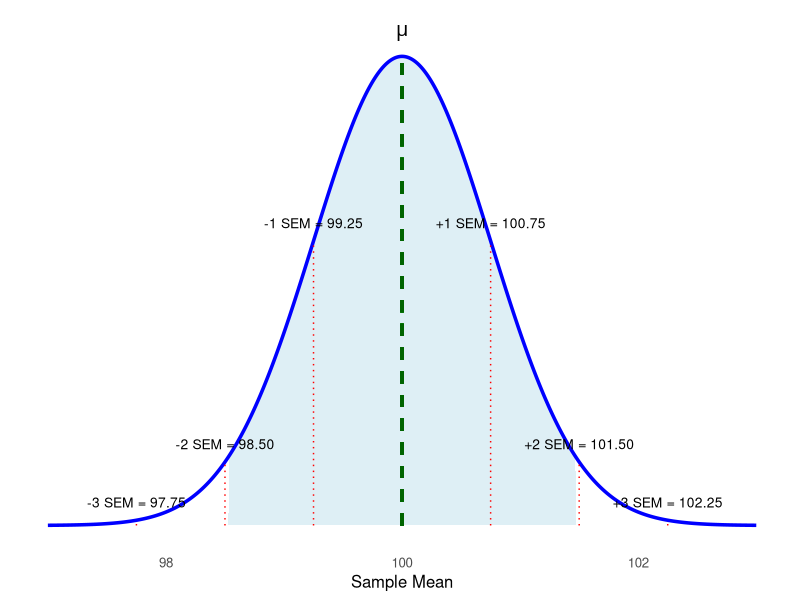
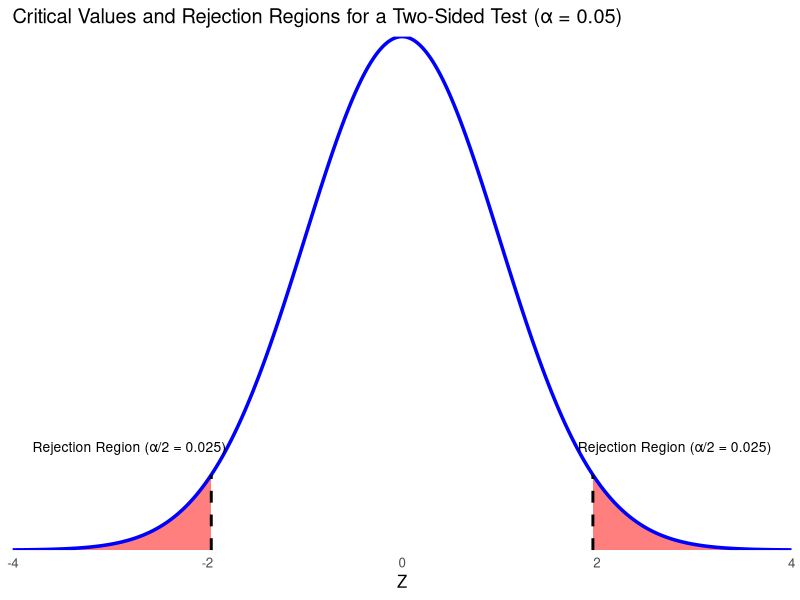
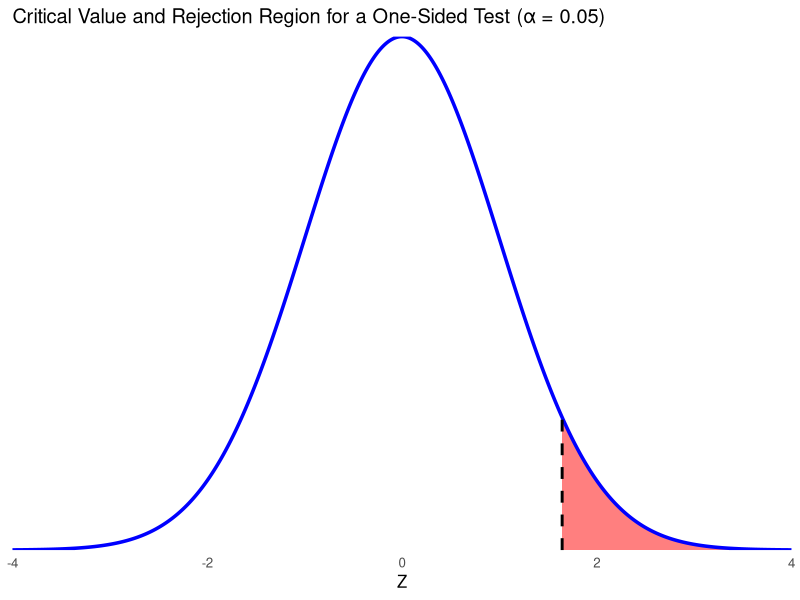
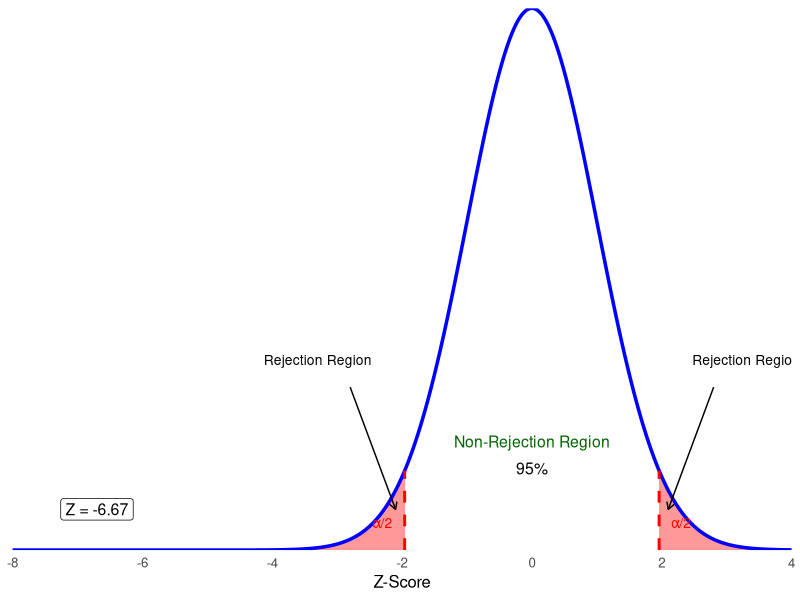

Here is the R script that generated these plots, in order:
## ---- chunk 1
#| label: fig-sampling-dist
#| fig-cap: "Sampling distribution of the sample mean."
#| fig-width: 8
#| fig-height: 5
#| fig-align: center
#| warning: false
#| message: false
#| echo: false

library(ggplot2)

# Parameters
mu <- 100
se <- 0.75

# Generate curve
x <- seq(mu - 4*se, mu + 4*se, length.out = 1000)
y <- dnorm(x, mean = mu, sd = se)
df <- data.frame(x = x, y = y)

# 95% bounds
lower <- mu - 1.96*se
upper <- mu + 1.96*se

# SEM positions
sem_vals <- mu + c(-3,-2,-1,1,2,3)*se
sem_heights <- dnorm(sem_vals, mean = mu, sd = se)

# Create plot
ggplot(df, aes(x, y)) +
  
  # Shaded 95% region
  geom_area(
    data = subset(df, x >= lower & x <= upper),
    fill = "lightblue",
    alpha = 0.4
  ) +
  
  # Normal curve
  geom_line(color = "blue", linewidth = 1.2) +
  
  # Mean line
  geom_segment(
    aes(x = mu, xend = mu, y = 0, yend = max(y)),
    linetype = "dashed",
    color = "darkgreen",
    linewidth = 1
    ) +
  
  # ±1,2,3 SEM lines
  

# Draw vertical segments that stop at curve
    geom_segment(
    data = data.frame(x = sem_vals, y = sem_heights),
    aes(x = x, xend = x, y = 0, yend = y),
    linetype = "dotted",
    color = "red"
    ) +
  
  # Mean label
  annotate("text",
           x = mu,
           y = max(y)*1.05,
           label = expression(mu),
           size = 5) +
  
  # SEM value labels
  annotate("text",
           x = sem_vals,
           y = dnorm(sem_vals, mu, se) + 0.02,
           label = c("-3 SEM = 97.75",
                     "-2 SEM = 98.50",
                     "-1 SEM = 99.25",
                     "+1 SEM = 100.75",
                     "+2 SEM = 101.50",
                     "+3 SEM = 102.25"),
           size = 3.5) +
  
  labs(x = "Sample Mean", y = NULL) +
  
  theme_minimal(base_size = 12) +
  theme(
    panel.grid = element_blank(),
    axis.text.y = element_blank(),
    axis.ticks.y = element_blank()
  )
## ---- chunk 2
#| label: fig-two-sided-test
#| fig-cap: "Critical Values and Rejection Regions for a Two-Sided Test (α = 0.05)."
#| fig-width: 9
#| fig-height: 5
#| fig-align: center
#| warning: false
#| message: false
#| echo: false

library(ggplot2)

# Standard normal curve
x <- seq(-4, 4, length.out = 1000)
y <- dnorm(x)

df <- data.frame(x = x, y = y)

# Critical values
crit <- 1.96

ggplot(df, aes(x, y)) +
  
  # Left rejection region
  geom_area(
    data = subset(df, x <= -crit),
    fill = "red",
    alpha = 0.5
  ) +
  
  # Right rejection region
  geom_area(
    data = subset(df, x >= crit),
    fill = "red",
    alpha = 0.5
  ) +
  
  # Normal curve
  geom_line(color = "blue", linewidth = 1.2) +
  
  # Critical value lines (clipped to curve)
  geom_segment(
    data = data.frame(x = c(-crit, crit)),
    aes(x = x, xend = x,
        y = 0,
        yend = dnorm(x)),
    linetype = "dashed",
    linewidth = 1,
    inherit.aes = FALSE
  ) +
  
  # Text annotations
  annotate("text",
           x = -2.8,
           y = 0.08,
           label = "Rejection Region (α/2 = 0.025)",
           size = 3.5) +
  
  annotate("text",
           x = 2.8,
           y = 0.08,
           label = "Rejection Region (α/2 = 0.025)",
           size = 3.5) +
  
  labs(title = "Critical Values and Rejection Regions for a Two-Sided Test (α = 0.05)",
       x = "Z",
       y = NULL) +

  scale_y_continuous(expand = c(0, 0)) +
  scale_x_continuous(expand = c(0, 0)) +
  
  theme_minimal(base_size = 12) +
  theme(
    panel.grid = element_blank(),
    axis.text.y = element_blank(),
    axis.ticks.y = element_blank()
  )
## ---- chunk 3
#| label: fig-one-sided-test
#| fig-cap: "Critical Value and Rejection Region for a One-Sided Test (α = 0.05)."
#| fig-width: 9
#| fig-height: 5
#| fig-align: center
#| warning: false
#| message: false
#| echo: false

library(ggplot2)

# Standard normal
x <- seq(-4, 4, length.out = 1000)
y <- dnorm(x)
df <- data.frame(x = x, y = y)

crit <- 1.645

ggplot(df, aes(x, y)) +
  
  # Shaded rejection region
  geom_area(
    data = subset(df, x >= crit),
    fill = "red",
    alpha = 0.5
  ) +
  
  # Normal curve
  geom_line(color = "blue", linewidth = 1.2) +
  
  # Critical value line (clipped to curve)
  geom_segment(
    data = data.frame(x = crit),
    aes(x = x, xend = x,
        y = 0,
        yend = dnorm(x)),
    linetype = "dashed",
    linewidth = 1,
    inherit.aes = FALSE
  ) +
  
  labs(title = "Critical Value and Rejection Region for a One-Sided Test (α = 0.05)",
       x = "Z",
       y = NULL) +
  
  scale_y_continuous(expand = c(0, 0)) +
  scale_x_continuous(expand = c(0, 0)) +
  
  theme_minimal(base_size = 12) +
  theme(
    panel.grid = element_blank(),
    axis.text.y = element_blank(),
    axis.ticks.y = element_blank()
  )
## ---- chunk 4
#| label: fig-two-sided-z-visual
#| fig-cap: "Two-Sided Z-Test with Rejection and Non-Rejection Regions (α = 0.05)."
#| fig-width: 9
#| fig-height: 5
#| fig-align: center
#| warning: false
#| message: false
#| echo: false

library(ggplot2)

# Standard normal curve
x <- seq(-8, 4, length.out = 2000)
y <- dnorm(x)
df <- data.frame(x = x, y = y)

crit <- 1.96
z_val <- -6.67

ggplot(df, aes(x, y)) +
  
  # Shaded rejection regions
  geom_area(
    data = subset(df, x <= -crit),
    fill = "red",
    alpha = 0.4
  ) +
  geom_area(
    data = subset(df, x >= crit),
    fill = "red",
    alpha = 0.4
  ) +
  
  # Normal curve
  geom_line(color = "blue", linewidth = 1.2) +
  
  # Critical value lines (clipped to curve)
  geom_segment(
    data = data.frame(x = c(-crit, crit)),
    aes(x = x, xend = x,
        y = 0,
        yend = dnorm(x)),
    linetype = "dashed",
    color = "red",
    linewidth = 1,
    inherit.aes = FALSE
  ) +
  
  # Rejection region arrows
  annotate("segment",
           x = -2.8, y = 0.12,
           xend = -2.1, yend = 0.03,
           arrow = arrow(length = unit(0.2,"cm"))) +
  
  annotate("segment",
           x = 2.8, y = 0.12,
           xend = 2.1, yend = 0.03,
           arrow = arrow(length = unit(0.2,"cm"))) +
  
  annotate("text",
           x = -3.3, y = 0.14,
           label = "Rejection Region",
           size = 3.5) +
  
  annotate("text",
           x = 3.3, y = 0.14,
           label = "Rejection Region",
           size = 3.5) +
  
  # Non-rejection label
  annotate("text",
           x = 0,
           y = 0.08,
           label = "Non-Rejection Region",
           color = "darkgreen",
           size = 4) +
  
  annotate("text",
           x = 0,
           y = 0.06,
           label = "95%",
           size = 4) +
  
  # Alpha labels
  annotate("text",
           x = -2.3,
           y = 0.02,
           label = "α/2",
           color = "red",
           size = 3.5) +
  
  annotate("text",
           x = 2.3,
           y = 0.02,
           label = "α/2",
           color = "red",
           size = 3.5) +
  
  # Z value callout box
  annotate("label",
           x = -6.7,
           y = 0.03,
           label = "Z = -6.67",
           fill = "white",
           size = 4) +
  
  labs(x = "Z-Score", y = NULL) +
  
  scale_y_continuous(expand = c(0,0)) +
  scale_x_continuous(expand = c(0,0)) +
  
  theme_minimal(base_size = 12) +
  theme(
    panel.grid = element_blank(),
    axis.text.y = element_blank(),
    axis.ticks.y = element_blank()
  )
